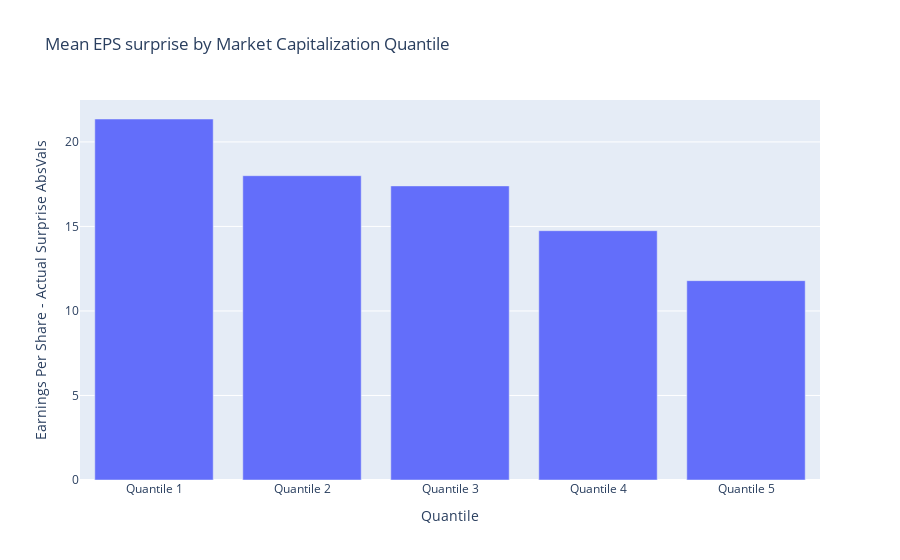

Here is the notebook cell this chart was saved with:
### Code cell
grouped_data1['Quantile'] = grouped_data1.index.astype(str)

# create a bar plot of the mean EPS surprise by quantile
fig1 = px.bar(grouped_data1, x='Quantile', y='Earnings Per Share - Actual Surprise AbsVals',
             title='Mean EPS surprise by Market Capitalization Quantile')
fig1.update_layout(
    xaxis = dict(
        tickmode = 'array',
        tickvals = [0,1,2,3,4],
        ticktext = ['Quantile 1', 'Quantile 2', 'Quantile 3', 'Quantile 4', 'Quantile 5']
    )
)
fig1.show()

### Figure 1 — Plotly figure (JSON) as saved in the notebook; plotly's stock layout.template omitted (floating-point values rounded to 4 significant figures)
{"data": [{"alignmentgroup": "True", "hovertemplate": "Quantile=%{x}<br>Earnings Per Share - Actual Surprise AbsVals=%{y}<extra></extra>", "legendgroup": "", "marker": {"color": "#636efa", "pattern": {"shape": ""}}, "name": "", "offsetgroup": "", "orientation": "v", "showlegend": false, "textposition": "auto", "type": "bar", "x": ["(55158913.559, 9732329856.736]", "(9732329856.736, 16114044597.604]", "(16114044597.604, 26682703036.1]", "(26682703036.1, 55069141311.072]", "(55069141311.072, 2892119663160.0]"], "xaxis": "x", "y": [21.36, 18.0, 17.4, 14.75, 11.79], "yaxis": "y"}], "layout": {"barmode": "relative", "legend": {"tracegroupgap": 0}, "title": {"text": "Mean EPS surprise by Market Capitalization Quantile"}, "xaxis": {"anchor": "y", "domain": [0, 1], "tickmode": "array", "ticktext": ["Quantile 1", "Quantile 2", "Quantile 3", "Quantile 4", "Quantile 5"], "tickvals": [0, 1, 2, 3, 4], "title": {"text": "Quantile"}}, "yaxis": {"anchor": "x", "domain": [0, 1], "title": {"text": "Earnings Per Share - Actual Surprise AbsVals"}}}}
